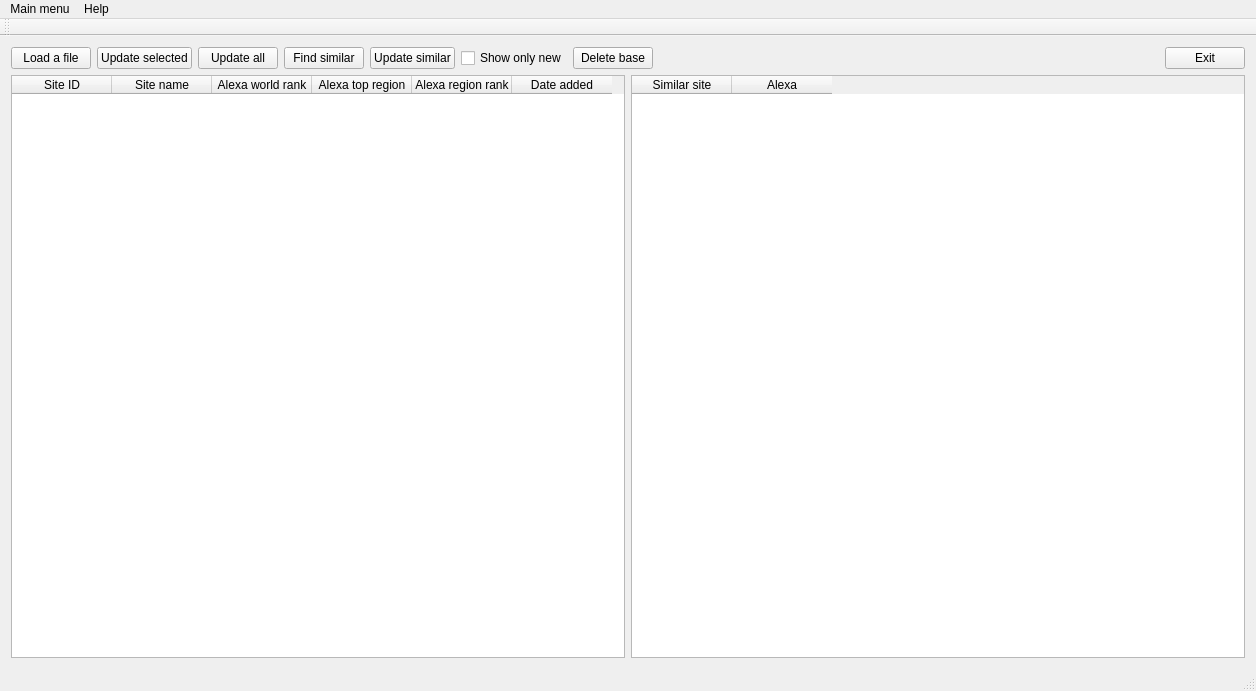
<?xml version="1.0" encoding="UTF-8"?>
<ui version="4.0">
 <class>MainWindow</class>
 <widget class="QMainWindow" name="MainWindow">
  <property name="geometry">
   <rect>
    <x>0</x>
    <y>0</y>
    <width>1200</width>
    <height>691</height>
   </rect>
  </property>
  <property name="sizePolicy">
   <sizepolicy hsizetype="Expanding" vsizetype="Expanding">
    <horstretch>0</horstretch>
    <verstretch>0</verstretch>
   </sizepolicy>
  </property>
  <property name="contextMenuPolicy">
   <enum>Qt::DefaultContextMenu</enum>
  </property>
  <property name="windowTitle">
   <string>Grow Your Sales</string>
  </property>
  <property name="layoutDirection">
   <enum>Qt::LeftToRight</enum>
  </property>
  <widget class="QWidget" name="centralWidget">
   <layout class="QGridLayout" name="gridLayout_2">
    <item row="0" column="4">
     <widget class="QPushButton" name="btnExit">
      <property name="cursor">
       <cursorShape>ArrowCursor</cursorShape>
      </property>
      <property name="text">
       <string>Exit</string>
      </property>
     </widget>
    </item>
    <item row="3" column="0" colspan="5">
     <layout class="QGridLayout" name="gridLayout">
      <property name="sizeConstraint">
       <enum>QLayout::SetMaximumSize</enum>
      </property>
      <item row="0" column="0">
       <widget class="QTableWidget" name="mainSitesTable">
        <column>
         <property name="text">
          <string>Site ID</string>
         </property>
        </column>
        <column>
         <property name="text">
          <string>Site name</string>
         </property>
        </column>
        <column>
         <property name="text">
          <string>Alexa world rank</string>
         </property>
        </column>
        <column>
         <property name="text">
          <string>Alexa top region</string>
         </property>
        </column>
        <column>
         <property name="text">
          <string>Alexa region rank</string>
         </property>
        </column>
        <column>
         <property name="text">
          <string>Date added</string>
         </property>
        </column>
       </widget>
      </item>
      <item row="0" column="1">
       <widget class="QTableWidget" name="similarSitesTable">
        <column>
         <property name="text">
          <string>Similar site</string>
         </property>
        </column>
        <column>
         <property name="text">
          <string>Alexa</string>
         </property>
        </column>
       </widget>
      </item>
     </layout>
    </item>
    <item row="0" column="0">
     <layout class="QHBoxLayout" name="horizontalLayout">
      <item>
       <widget class="QPushButton" name="btnLoadFile">
        <property name="text">
         <string>Load a file</string>
        </property>
       </widget>
      </item>
      <item>
       <widget class="QPushButton" name="btnUpdateSelected">
        <property name="text">
         <string>Update selected</string>
        </property>
       </widget>
      </item>
      <item>
       <widget class="QPushButton" name="btnUpdateAll">
        <property name="text">
         <string>Update all</string>
        </property>
       </widget>
      </item>
      <item>
       <widget class="QPushButton" name="btnFindSimilar">
        <property name="toolTip">
         <string>Funtion has not been implemented yet</string>
        </property>
        <property name="toolTipDuration">
         <number>-1</number>
        </property>
        <property name="text">
         <string>Find similar</string>
        </property>
       </widget>
      </item>
      <item>
       <widget class="QPushButton" name="btnUpdateSimilar">
        <property name="toolTip">
         <string>Funtion has not been implemented yet</string>
        </property>
        <property name="statusTip">
         <string/>
        </property>
        <property name="text">
         <string>Update similar</string>
        </property>
       </widget>
      </item>
     </layout>
    </item>
    <item row="0" column="3">
     <spacer name="horizontalSpacer">
      <property name="orientation">
       <enum>Qt::Horizontal</enum>
      </property>
      <property name="sizeType">
       <enum>QSizePolicy::Fixed</enum>
      </property>
      <property name="sizeHint" stdset="0">
       <size>
        <width>500</width>
        <height>20</height>
       </size>
      </property>
     </spacer>
    </item>
    <item row="0" column="1">
     <widget class="QCheckBox" name="checkBox">
      <property name="text">
       <string>Show only new</string>
      </property>
     </widget>
    </item>
    <item row="0" column="2">
     <widget class="QPushButton" name="pushButton">
      <property name="text">
       <string>Delete base</string>
      </property>
     </widget>
    </item>
   </layout>
  </widget>
  <widget class="QMenuBar" name="menuBar">
   <property name="geometry">
    <rect>
     <x>0</x>
     <y>0</y>
     <width>1200</width>
     <height>21</height>
    </rect>
   </property>
   <widget class="QMenu" name="menuGrow_Your_Sales">
    <property name="title">
     <string>Main menu</string>
    </property>
    <addaction name="actionLoad_file"/>
    <addaction name="actionExit"/>
   </widget>
   <widget class="QMenu" name="menuAbout">
    <property name="title">
     <string>Help</string>
    </property>
    <addaction name="actionAbout"/>
   </widget>
   <addaction name="menuGrow_Your_Sales"/>
   <addaction name="menuAbout"/>
  </widget>
  <widget class="QToolBar" name="mainToolBar">
   <attribute name="toolBarArea">
    <enum>TopToolBarArea</enum>
   </attribute>
   <attribute name="toolBarBreak">
    <bool>false</bool>
   </attribute>
  </widget>
  <widget class="QStatusBar" name="statusBar"/>
  <action name="actionExit">
   <property name="text">
    <string>Exit</string>
   </property>
  </action>
  <action name="actionLoad_file">
   <property name="checkable">
    <bool>false</bool>
   </property>
   <property name="enabled">
    <bool>true</bool>
   </property>
   <property name="text">
    <string>Load file ...</string>
   </property>
  </action>
  <action name="actionAbout">
   <property name="text">
    <string>About</string>
   </property>
  </action>
 </widget>
 <layoutdefault spacing="6" margin="11"/>
 <resources/>
 <connections/>
</ui>
